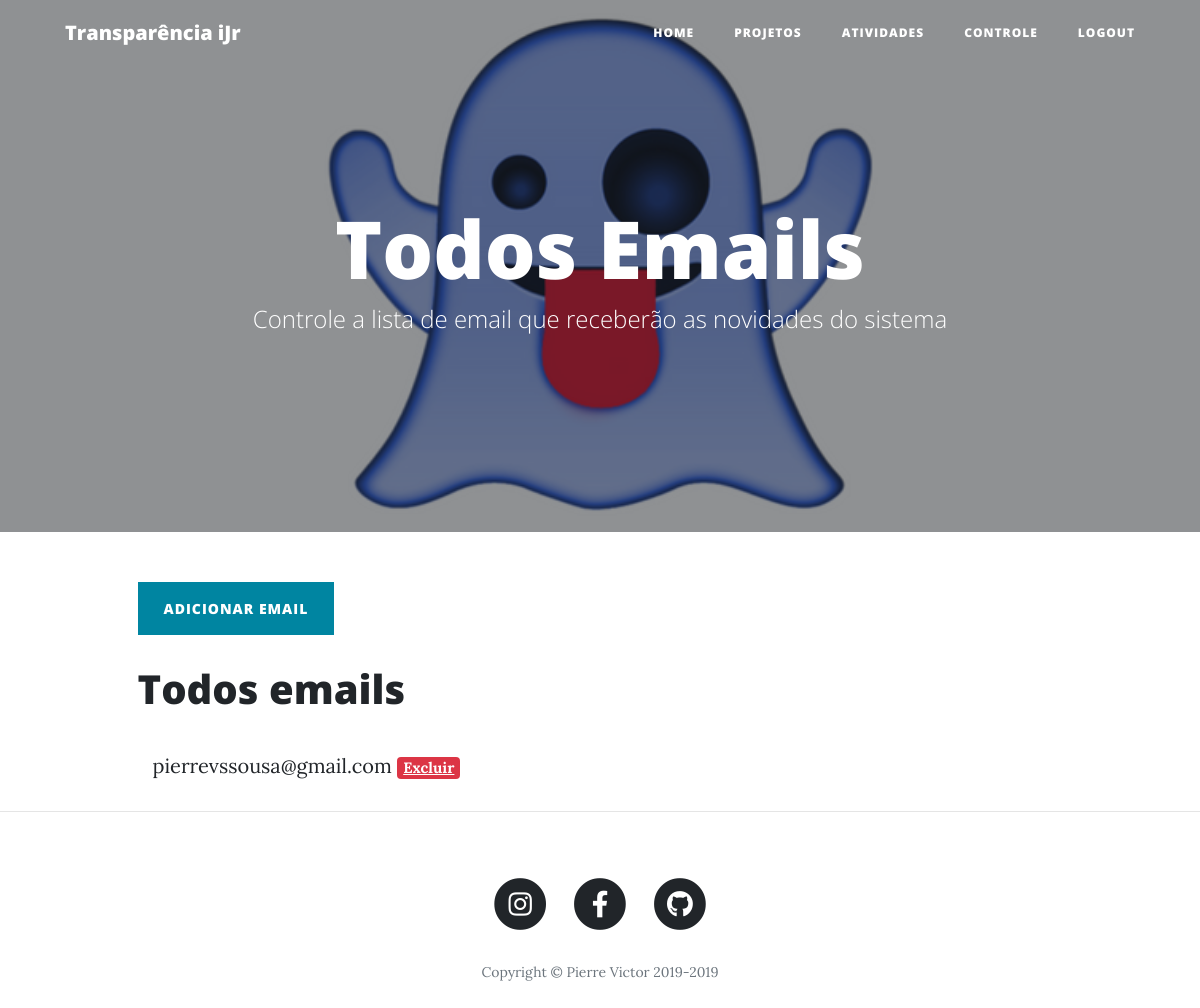
/emails (signed in), run on an earlier commit of the app's database.
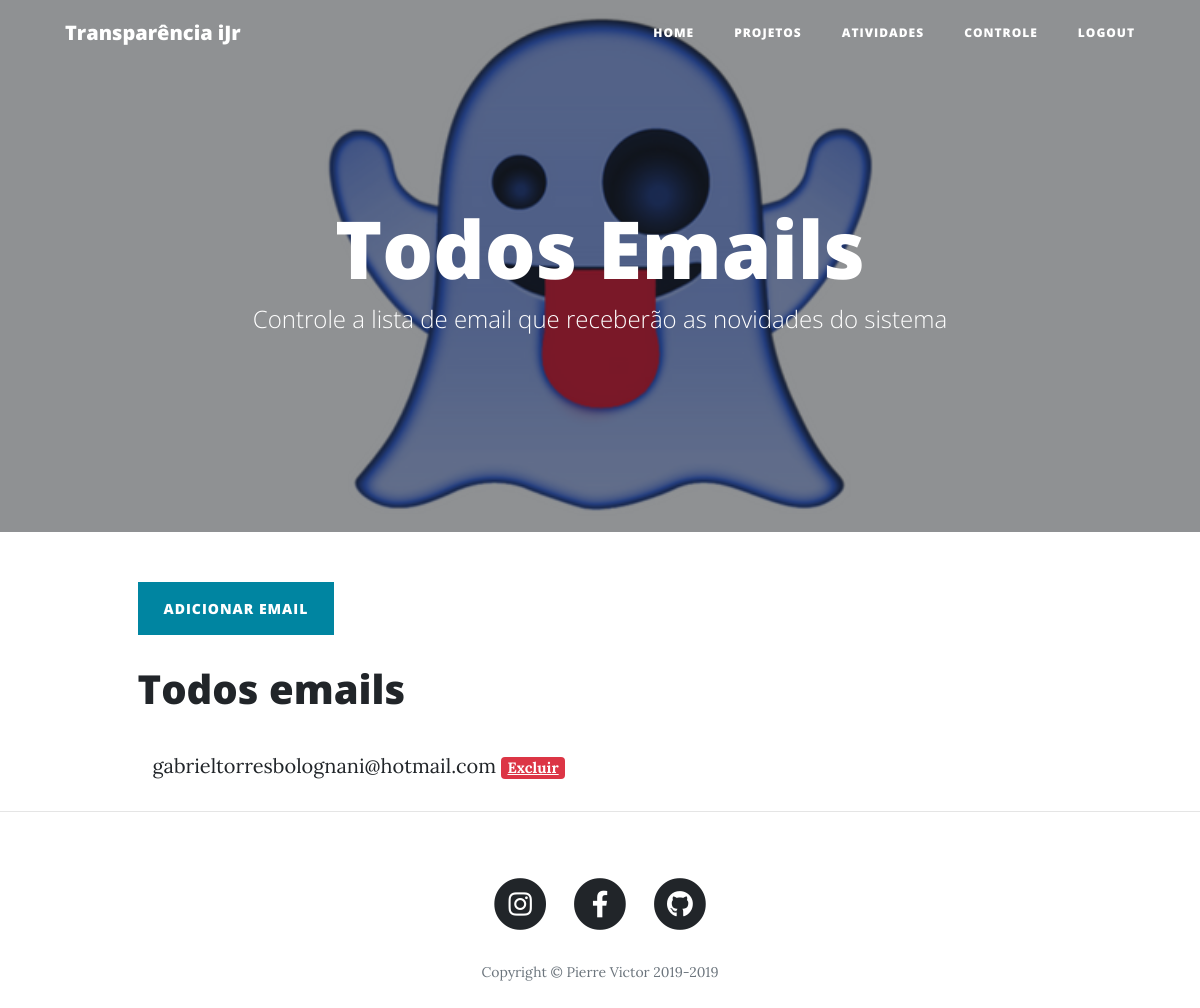
And on a later commit of the database.
### transparenciaprojetosijr/principal/models.py (models this page shows, shortened)
class Emails(db.Model):
    id = db.Column(db.Integer, primary_key=True)
    email = db.Column(db.String, nullable=False, unique=True)

### transparenciaprojetosijr/principal/views.py (the view, shortened to what this page needs)
@principal.route("/emails", methods=['POST', 'GET'])
@login_required(['admin'])
def email():
    login = LoginForm()
    adicionarUser = AdicionarUserForm()
    logout = LogoutForm()
    emailform = AdicionarEmailForm()
    email_encontrado = False
    allEmails = Emails.query.order_by(Emails.email.asc())
    return render_template("emails.html", login=login, adicionarUser=adicionarUser,
                            logout=logout, emailform=emailform, allEmails=allEmails)

### transparenciaprojetosijr/__init__.py (called while the page is built)
def login_required(role=["ANY"]):
    def wrapper(fn):
        @wraps(fn)
        def decorated_view(*args, **kwargs):
            if not current_user.is_authenticated:
               return current_app.login_manager.unauthorized()
            urole = current_user.get_urole()
            if ( (urole not in role) and (role != ["ANY"])):
                return current_app.login_manager.unauthorized()
            return fn(*args, **kwargs)
        return decorated_view
    return wrapper

### transparenciaprojetosijr/usuarios/models.py (called while the page is built)
@login_manager.user_loader
def load_user(user_id):
    return Usuario.query.get(user_id)

	def get_urole(self):
		return self.urole

### transparenciaprojetosijr/principal/templates/emails.html (shortened to what this page needs)
{% extends "base.html" %}
{% block header %}
<header class="masthead" style="background-image: url('../static/img/espirito.png')">
    <div class="overlay"></div>
    <div class="container">
      <div class="row">
        <div class="col-lg-8 col-md-10 mx-auto">
          <div class="site-heading">
            <h1>Todos Emails</h1>
            <span class="subheading">Controle a lista de email que receberão as novidades do sistema</span>
          </div>
        </div>
      </div>
    </div>
</header>
{% endblock %}
{% block conteudo %}
<div class="col-lg-10 col-md-12 mx-auto" style="margin-bottom: 30px;">
  <div class="row">
    <div class="clearfix">
      <a class="btn btn-primary float-left" href="#" data-toggle="modal" data-target="#emailmodal">Adicionar email</a>
    </div>
  </div>
  <div class="row" style="margin-top: 30px;">
    <div class="site-heading">
        <h1>
            Todos emails
        </h1>
    </div>
  </div>
  <div class="container">
    {% for email in allEmails %}
    <div class="row" style="margin-bottom: -30px;">
        <p class="post-meta">{{ email.email }} <a href="{{url_for('principal.excluir_email', email_id=email.id)}}" class="badge badge-danger">Excluir</a></p>
    </div>
    {% endfor %}
  </div>
</div>
{% endblock %}

What changed in the data, as far as the page shows it:
removed Emails: email "pierrevssousa@gmail.com"
added Emails: email "gabrieltorresbolognani@hotmail.com"
